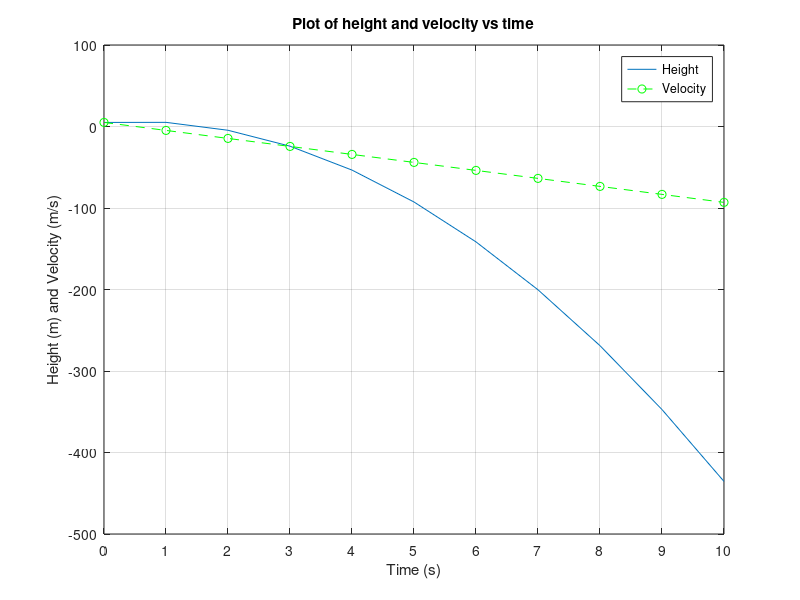

Source code (MATLAB):
%%%%%
% Course: ENCMP 100
% Assignment: 1A
% Name: Nikhil Nayyar
% CCID: nnayyar1
% U of A ID: 1614963
%
% Acknowledgements:
%
% Description: This program plots position vs time and height vs time
% graphs using user inputs.
%
%%%%%

% Clear workspace and command window
clear
clc

% Getting inputs
initial_v = input("Enter the intial velocity of the ball: ");
initial_h = input("Enter the intial height of the ball: ");

% Intializing x array for 10 seconds
x = [0:1:10];

% Computing h(t) and v(t) functions 
h = (1/2).*(-9.81).*x.^2 + initial_v.*x + initial_h;
v = (-9.81).*x + initial_v;

% Creating the graph with both lines
figure(1);
plot(x, h); % Height vs Time graph
hold on;
plot(x, v, '--og'); % Veloctiy vs Time graph

% Adding graph elements
title("Plot of height and velocity vs time")
grid 
xlabel("Time (s)")
ylabel("Height (m) and Velocity (m/s)")
legend('Height', 'Velocity')
xlim([0,10])
xticks([0:1:10])